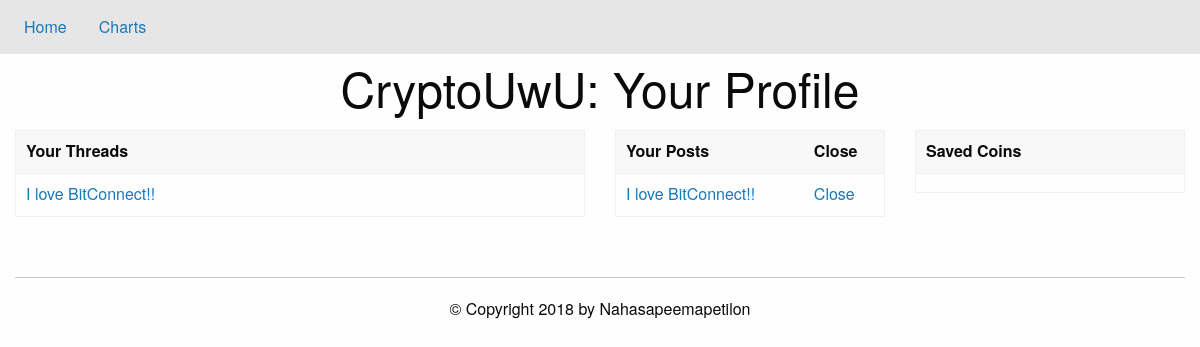
The app's page /profile (signed in), older data.
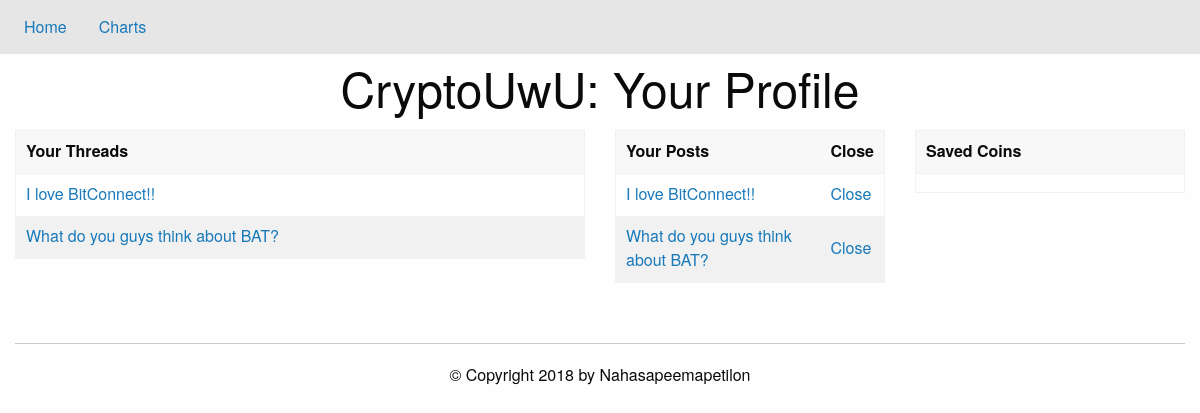
The same page, newer data.
### tables this page shows
CREATE TABLE rpeci_threads (threadID INT PRIMARY KEY, post TEXT);

CREATE TABLE rpeci_posts (threadID INT, postID INT, post TEXT);

### app.py (the view)
@app.route('/profile')
def load_profile():
    if noUser():
        return redirect('/')
    db = sqlite3.connect('./data/base.db')
    c = db.cursor()
    coins=dbEditor.getCoins(c,session['username'])
    threads=dbEditor.userThreads(c, session['username'])
    posts=dbEditor.userPosts(c,session['username'])
    db.close()
    return render_template('profile.html', coins=coins, threads=threads, posts=posts)

### app.py (called while the page is built)
def noUser():
    return 'username' not in session.keys()

### util/dbEditor.py (called while the page is built)
def foo_char_html(str): # parses through username
    return str.replace('&', '&amp;').replace('<', '&lt;').replace('>', '&gt;')

def getCoins(cursor,user): # get list of coins user likes
    t = cursor.execute("SELECT listCoins from coins WHERE username = ?;", (foo_char_html(user),)).fetchone()[0]
    val = t.split("!")
    return val

def userThreads(cursor,user):
    v = "SELECT post,threadID FROM " + user + "_threads;"
    l = list(cursor.execute(v))
    return l

def userPosts(cursor,user):
    v = "SELECT * FROM " + user + "_posts;"
    l = list(cursor.execute(v))
    return l

### templates/profile.html (shortened to what this page needs)
{% extends "register.html" %}
{% block content %}
<h1 class="text-center"> CryptoUwU: Your Profile</h1>
<div class="grid-container">
  <div class="grid-x grid-padding-x">
    <div class="cell small-6">
      <table class="hover">
	<thead><tr>
	    <th> Your Threads </th>
	</tr></thead>
	<tbody>
	  {% for thread in threads %}
	  <tr>
	    <td><a href="/thread?id={{thread[1]}}">{{ thread[0] }}</a></td>
	  </tr>
	  {% endfor %}
	</tbody>
      </table>
    </div>
  <div  class="cell small-3">
    <table class="hover">
      <thead><tr>
	  <th> Your Posts
	  </th>
	  <th> Close</th>
      </tr></thead>
      <tbody>
	{% for post in posts %}
	<tr data-closable>
	  <td><a href="/thread?id={{post[0]}}#{{post[1]}}">{{ post[2] }}</a>
	  </td>
	  <td><a href="#" data-close>Close</a>
	  </td>
	</tr>
	{% endfor %}
      </tbody>
    </table>
  </div>
  <div  class="cell small-3">
    <table class="hover">
      <thead><tr>
	  <th> Saved Coins </th>
      </tr></thead>
      <tbody>
	{% for coin in coins %}
	<tr>
	  <td>{{ coin }}</td>
	</tr>
	{% endfor %}
      </tbody>
    </table>
  </div>
</div>
{% endblock %}

### templates/register.html (shortened to what this page needs)
{% extends "layout.html" %}
{% block pageTop %}
<div class="top-bar">
  <div class="top-bar-left">
  <ul class="menu">
      <li><a href="/">Home</a></li>
      <li><a href="/chart"> Charts</a></li>
  </ul>
  </div>
</div>
{% endblock %}

### templates/layout.html (shortened to what this page needs)
<!DOCTYPE html>
<html lang="en" >
  <head>
    <link rel="stylesheet" href="https://cdn.jsdelivr.net/npm/foundation-sites@6.5.1/dist/css/foundation.min.css">
    <link rel="stylesheet" href="https://cdnjs.cloudflare.com/ajax/libs/foundation/6.0.1/css/foundation.css">
  </head>
  <body>
    {% block pageTop %}{% endblock %}
    {% block content %}{% endblock %}
    <br><hr>
    <div id="footer" class="grid-container">
      <div class="grid-x grid-padding-x">
	<div class="cell">
      {% block footer %}
      <h6 class="text-center"> &copy; Copyright 2018 by Nahasapeemapetilon</h6>
      {% endblock %}
	</div>
      </div>
    </div>
  </body>
</html>

Row changes from the older to the newer data that the page shows:
added rpeci_threads: post "What do you guys think about BAT?"
added rpeci_posts: post "What do you guys think about BAT?"
